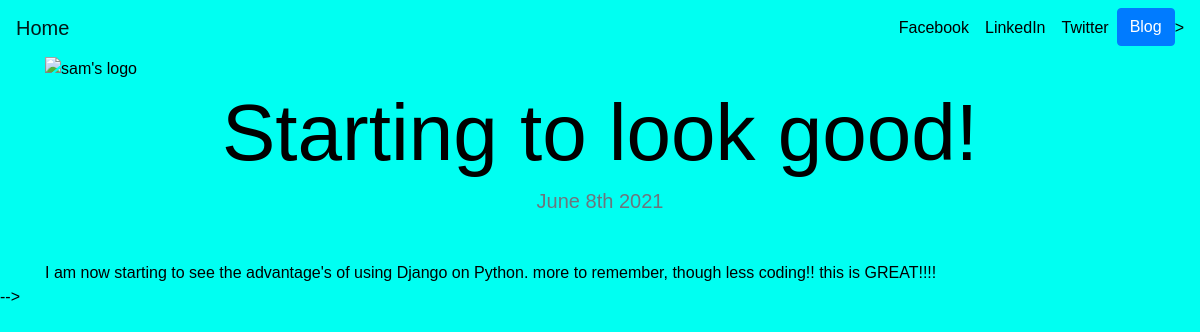
The page /blog/9/ on the database its author committed.
### blog/models.py (models this page shows, shortened)
class Blog(models.Model):
    title = models.CharField(max_length=200)
    description = models.TextField()
    date = models.DateField()

### blog/views.py (the view)
# urls.py: path('<int:blog_id>/',views.detail, name='detail'),
def detail(request, blog_id):
    blog = get_object_or_404(Blog, pk=blog_id)
    return render(request, 'blog/detail.html',{'blog':blog})

### blog/templates/blog/detail.html (shortened to what this page needs)
{% extends "portfolio/base.html" %}
{% load static %}
{% block content %}
<div>
    <img src="{% static 'portfolio\IMG_20171226_205149182.jpg' %}" width="500" height="200" alt="sam's logo">
</div>
<h1 class="text-center mt-1" id="blogdetailtitle">{{ blog.title }}</h1>
<h5 class="text-center text-muted mb-5">{{ blog.date|date:'F jS Y' }}</h5>
{{ blog.description|safe }}
{% endblock %}

### portfolio/static/portfolio/custom.css (style rules this page uses)
@media (min-width: 992px) { #blogdetailtitle { font-size: 5rem; } }

### rows shown on the page
Blog: title "Starting to look good!", date "June 8th 2021", description "I am now starting to see the advantage's of using Django on Python. more to remember, though less coding!! this is GREAT!!!!"
